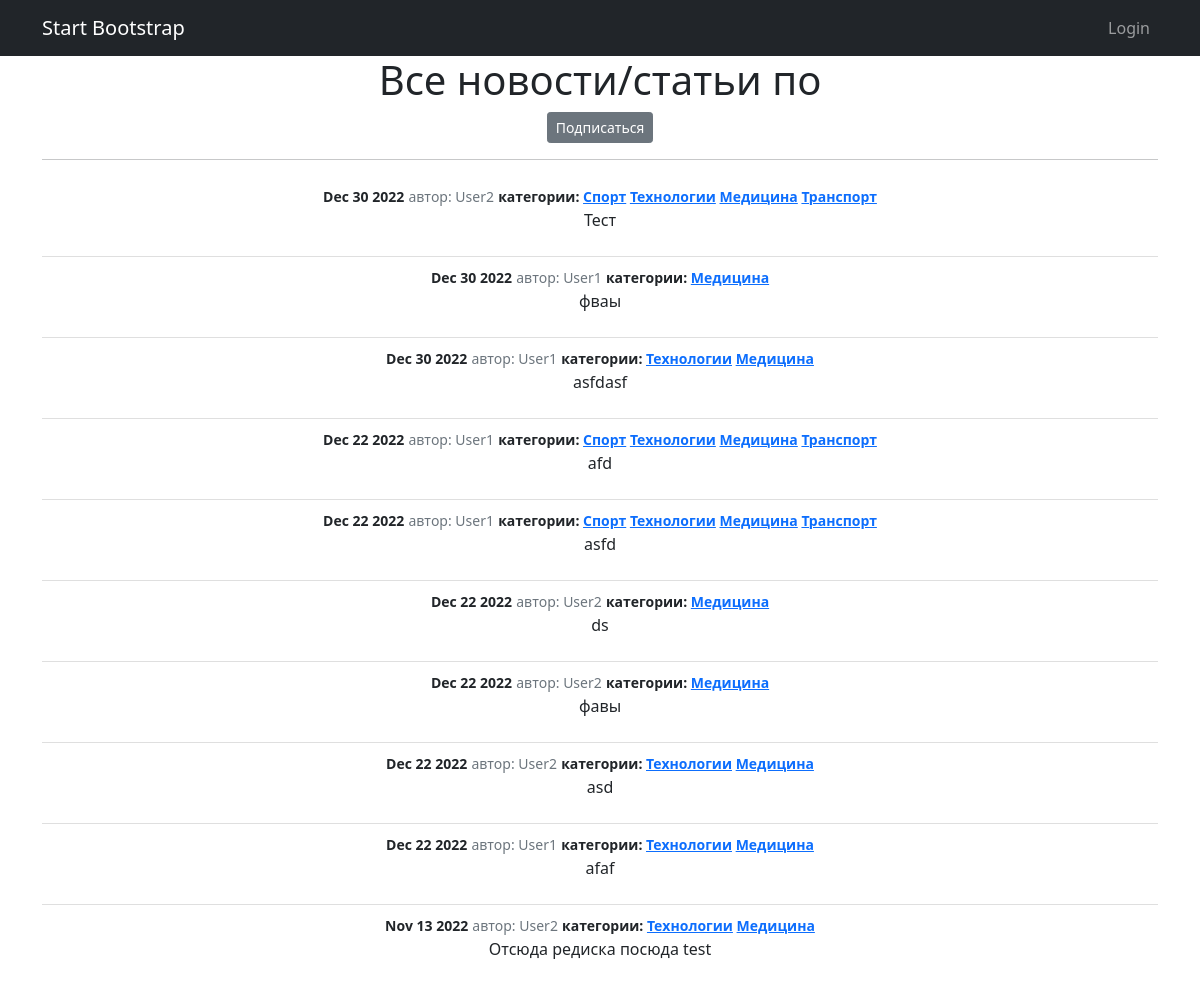
Screenshot of /news/categories/3 with the database file from the repository.
### news/models.py (models this page shows, shortened)
class Post(models.Model):
    title = models.CharField(max_length=255)
    text = models.TextField()
    type = models.CharField(max_length=2, choices=POST_TYPE, default=POST_NEWS)
    create_date_time = models.DateTimeField(auto_now_add=True)
    _rating = models.IntegerField(default=0, db_column='rating')
    author = models.ForeignKey(Author, on_delete=models.CASCADE)
    category = models.ManyToManyField(Category, through='PostCategory')
    @property
    def rating(self):
        return self._rating  # Заменить на расчет

class Author(models.Model):
    _rating = models.IntegerField(default=0, db_column='rating')
    user = models.OneToOneField(User, on_delete=models.CASCADE)
    @property
    def rating(self):
        return self._rating
    def __str__(self):
        return f'{self.user.username}'

class Category(models.Model):
    name = models.CharField(max_length=255, unique=True)
    subcribers = models.ManyToManyField(User, related_name='categories')
    def __str__(self):
        return self.name

### news/views.py (the view)
# urls.py: path('categories/<int:pk>', cache_page(300)(CategoryListView.as_view()), name='category_list'),
class CategoryListView(ListView):
    model = Post
    template_name = 'category_list.html'
    context_object_name = 'category_news_list'
    def get_queryset(self):
        self.category = get_object_or_404(Category, id=self.kwargs['pk'])
        queryset = Post.objects.filter(category=self.category).order_by('-create_date_time')
        return queryset
    def get_context_data(self, **kwargs):
        contex = super().get_context_data(**kwargs)
        contex['is_not_subscriber'] = self.request.user not in self.category.subcribers.all()
        contex['category'] = self.category
        return contex

### templates/category_list.html (shortened to what this page needs)
{% extends 'flatpages/default.html' %}
{% load custom_tags %}
{% block content %}
    <h1 class="text-center">Все новости/статьи по </h1>
    {% if is_not_subscriber %}
      <p class="text-center"><a href="{% url 'subscribe' category.id %}" class="btn btn-secondary btn-sm">Подписаться</a></p>
    {% else %}
      <p class="text-center"><a href="{% url 'unsubscribe' category.id %}" class="btn btn-secondary btn-sm">Отписаться</a></p>
    {% endif %}
    <hr>
    {% if category_news_list %}
        <ul class="list-group list-group-flush">
            {% for newspost in category_news_list %}
                <li class="list-group-item">
                    <small class="fw-bold">{{ newspost.create_date_time|date:'M d Y' }}</small>
                    <small class="text-muted">автор: {{ newspost.author }}</small>
                    <small class="fw-bold">категории:
                        {% for category in newspost.category.all %}
                            <a href="{% url 'category_list' category.id %}">{{ category }}</a>
                        {% endfor %}
                    </small>
                    <p>{{ newspost.text }}</p>
                </li>
            {% endfor %}
        </ul>
    {% else %}
        <h2>Пока нет новостей =(</h2>
    {% endif %}
{% endblock content %}

### rows the page displays
Post: create_date_time "Dec 30 2022", author "User2", text "Тест"
Category: name "Спорт"
Category: name "Технологии"
Category: name "Медицина"
Category: name "Транспорт"
Post: create_date_time "Dec 30 2022", author "User1", text "фваы"
Post: create_date_time "Dec 30 2022", author "User1", text "asfdasf"
Post: create_date_time "Dec 22 2022", author "User1", text "afd"
Post: create_date_time "Dec 22 2022", author "User1", text "asfd"
Post: create_date_time "Dec 22 2022", author "User2", text "ds"
Post: create_date_time "Dec 22 2022", author "User2", text "фавы"
Post: create_date_time "Dec 22 2022", author "User2", text "asd"
Post: create_date_time "Dec 22 2022", author "User1", text "afaf"
Post: create_date_time "Nov 13 2022", author "User2", text "Отсюда редиска посюда test"
